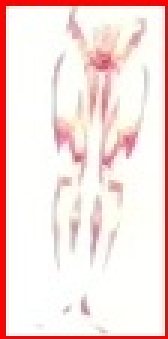
#> input picture Intruder_Detection/intruder_2.jpg, 56 x 113 px, given in place of the camera (shown 3 times larger)
$ python surveillance_engine.py
#> lines starting #> are read from the running program, lines starting #| are printed output that depends on the picture
import cv2
import os

# 1. Setup Camera and Baseline
cap = cv2.VideoCapture(0)
first_frame = None
sample_taken = False

print("Main Surveillance Feed: SYSTEM LIVE")

while True:
    ret, frame = cap.read()
#> frame is the input picture: shape (113, 56, 3); mean B, G, R 221.3, 224.3, 246.6
    if not ret: break

    # Prepare image for motion detection
    gray = cv2.cvtColor(frame, cv2.COLOR_BGR2GRAY)
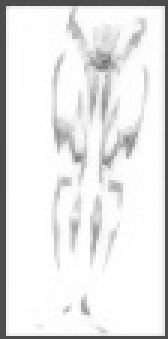
#> gray: shape (113, 56) (shown 3 times larger); min 72, max 255, mean 230.7
    gray = cv2.GaussianBlur(gray, (21, 21), 0)
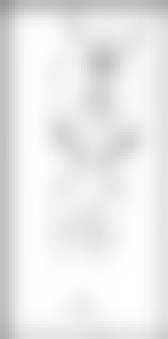
#> gray: shape (113, 56) (shown 3 times larger); min 150, max 255, mean 234.1

    if first_frame is None:
        first_frame = gray
        continue

    # 2. Detect the Difference (Motion)
    delta = cv2.absdiff(first_frame, gray)
    thresh = cv2.threshold(delta, 25, 255, cv2.THRESH_BINARY)[1]
    thresh = cv2.dilate(thresh, None, iterations=2)

    contours, _ = cv2.findContours(thresh.copy(), cv2.RETR_EXTERNAL, cv2.CHAIN_APPROX_SIMPLE)

    for contour in contours:
        if cv2.contourArea(contour) < 5000: # Sensitivity: Ignore small movements
            continue

        # 3. Motion Found! Draw Box
        (x, y, w, h) = cv2.boundingRect(contour)
        cv2.rectangle(frame, (x, y), (x + w, y + h), (0, 255, 0), 2)
        cv2.putText(frame, "MOTION DETECTED", (10, 30), cv2.FONT_HERSHEY_SIMPLEX, 1, (0, 255, 0), 2)

        # 4. AUTO-SAVE LOGIC (Your logic hybridized)
        if not sample_taken:
            filename = "motion_incident_1.jpg"
            # Save the specific crop where motion happened
            cv2.imwrite(filename, frame[y:y+h, x:x+w])
            print(f"Alert! Evidence saved to {filename}")
            sample_taken = True # Only take one photo per session

    cv2.imshow("Jail Main Feed", frame)

    if cv2.waitKey(1) & 0xFF == ord('q') or sample_taken:
        # We can choose to break after 1 photo like your code did
        print("Surveillance trigger complete. System standby.")
        break

cap.release()
cv2.destroyAllWindows()

$ run again, on Intruder_Detection/intruder_3.jpg
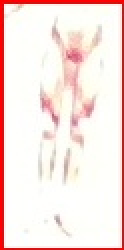
#> input picture Intruder_Detection/intruder_3.jpg, 62 x 125 px, given in place of the camera (shown 2 times larger)
#> frame is the input picture: shape (125, 62, 3); mean B, G, R 224.8, 229.4, 248.9
#> `gray = cv2.cvtColor(frame, cv2.COLOR_BGR2GRAY)`:
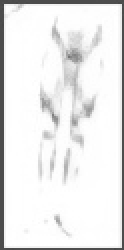
#> gray: shape (125, 62) (shown 2 times larger); min 71, max 255, mean 234.7
#> `gray = cv2.GaussianBlur(gray, (21, 21), 0)`:
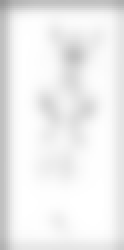
#> gray: shape (125, 62) (shown 2 times larger); min 150, max 255, mean 237.9

$ run again, on Intruder_Detection/intruder_4.jpg
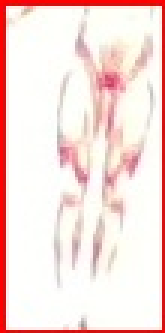
#> input picture Intruder_Detection/intruder_4.jpg, 55 x 111 px, given in place of the camera (shown 3 times larger)
#> frame is the input picture: shape (111, 55, 3); mean B, G, R 218.9, 222.8, 247.4
#> `gray = cv2.cvtColor(frame, cv2.COLOR_BGR2GRAY)`:
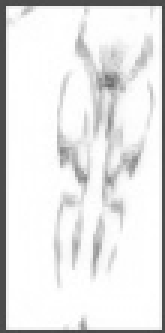
#> gray: shape (111, 55) (shown 3 times larger); min 72, max 255, mean 229.8
#> `gray = cv2.GaussianBlur(gray, (21, 21), 0)`:
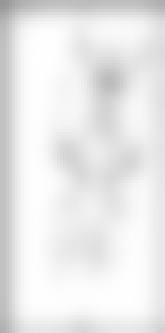
#> gray: shape (111, 55) (shown 3 times larger); min 149, max 255, mean 233.3
